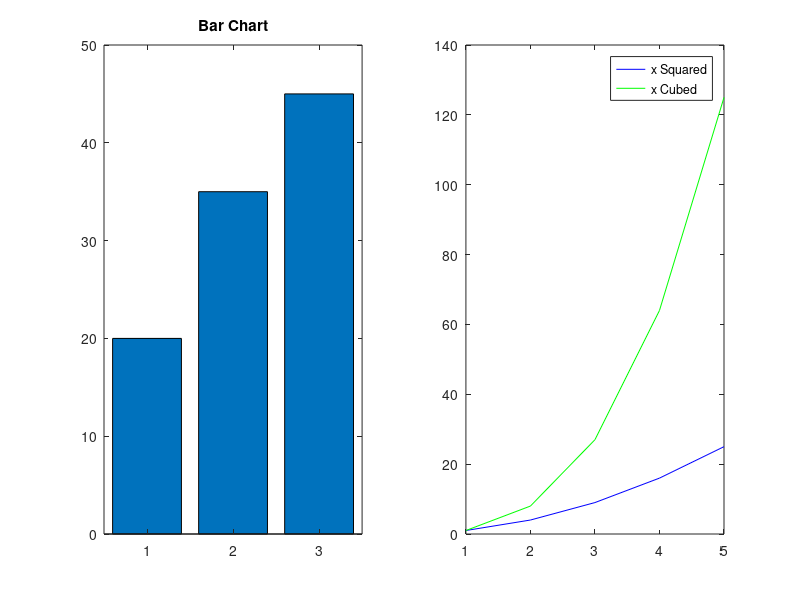

Reproduce this figure in MATLAB. (Note: this script raises an error after producing the figure.)
%% Task 1: Input/Output Commands & Basic Data Types

user_input = input('Enter a decimal number: ');
user_input_uint8 = uint8(user_input);

fprintf('The converted 8-bit integer is: [%0.1f]\n', user_input_uint8);

%% Task 2: Basic Data Types (Cell Arrays) & I/O Commands

MyCell = {'MATLAB', 2026, ones(2)};
disp(MyCell{1})

%% Task 3: Basic Data Types (Structures), Programming (If-Condition) & I/O Commands

student.Name = 'Ali';
student.Age = 21;
student.Gpa = 3.6;

if student.Gpa >= 3.5
    fprintf('Excellent Student: %s\n', student.Name);
end

%% Task 4: Programming (For Loop) & I/O Commands

for i = 1:5
    result = i * 10;
    fprintf('%d ', result);
end
fprintf('\n');

%% Task 5: Programming (While Loop) & I/O Commands

number_input = input('Enter a positive number: ');

while number_input <= 0
    number_input = input('Invalied! Enter a positive number: ');
end

%% Task 6: Programming (Switch Case), Data Types & I/O Commands

color_input = input('Enter a color code (r, g, b): ','s');

switch color_input
    case 'r'
        color_input = 'RED';
    case 'g'
        color_input = 'GREEN';
    case 'b'
        color_input = 'BLUE';
    otherwise
        color_input = 'UNKNOWN';
end

disp(color_input);

% Task 7: Plotting in MATLAB & I/O Commands

x = 0:2*pi;
y = sin(x);

plot(x, y, 'r--', 'LineWidth', 3)
title('Sine Wave')
xlabel('sin(x)')

% Task 8: Plotting in MATLAB (Subplot)

v = [20 35 45];

subplot(1, 2, 1)
bar(v)
title('Bar Chart')

subplot(1, 2, 2)
pie(v)
title('Pie Chart')

% Task 9: Plotting in MATLAB (Hold On & Legend)

x = 1:5;
x_squared = x.^2;
x_cubed = x.^3;

plot(x_squared, 'b')
hold on
plot(x_cubed, 'g')
legend('x Squared', 'x Cubed')


%% Task 10: Programming (Functions), Plotting & I/O Commands (sprintf)

analyzeData([8, 4, 6, 9, 2 10]);
